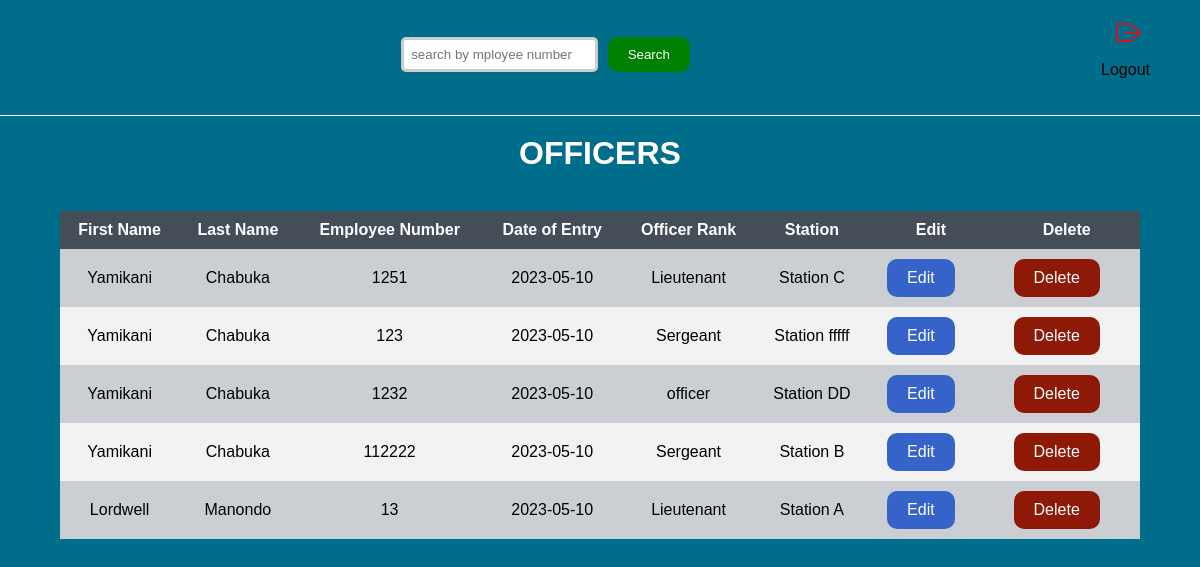
/view_officers.php, run on an earlier commit of the app's database.
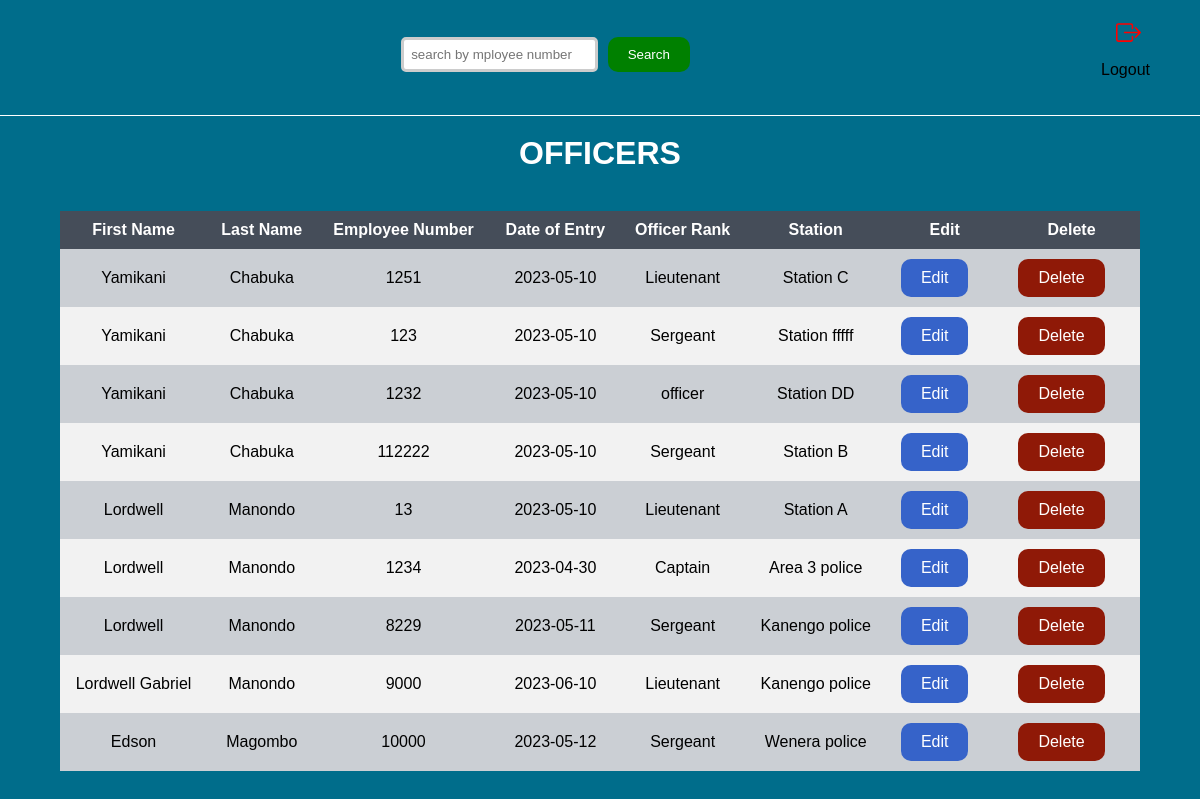
And on a later commit of the database.
### tables this page shows
CREATE TABLE `officers` (
  `id` int(5) NOT NULL,
  `first_name` varchar(30) NOT NULL,
  `last_name` varchar(30) NOT NULL,
  `employee_number` int(5) NOT NULL,
  `date_of_entry` date NOT NULL,
  `officer_rank` varchar(20) NOT NULL,
  `station` varchar(50) NOT NULL,
  `password` varchar(255) NOT NULL
);

### view_officers.php (the view, shortened to what this page needs)
<html>
<head>
</head>
<body>
    <header>
    <form method="post" action="" style="margin-left: 0;">
      <input type="text" name="employee_number" placeholder="search by mployee number">
        <input type="submit" name="search" value="Search">
      </form>
      <a class="logout-link" href="Admin_landing_page.html" class="logout-link">
     <p >Logout</p>
    </a>
</header>
  <h1>OFFICERS</h1>
	<br>
	<table>
		<tr>
			<th>First Name</th>
			<th>Last Name</th>
			<th>Employee Number</th>
			<th>Date of Entry</th>
			<th>Officer Rank</th>
			<th>Station</th>
			<th>Edit</th>
			<th>Delete</th>
		</tr>
		<?php
		include('Connections.php');
		if(isset($_POST['search'])) {
			$employee_number = $_POST['employee_number'];
			$sql = "SELECT * FROM officers WHERE employee_number='$employee_number'";
		} else {
			$sql = "SELECT * FROM officers";
		}
		$result = mysqli_query($conn, $sql);
		if(mysqli_num_rows($result) > 0){
			while ($row = mysqli_fetch_assoc($result)) {
				echo "<tr>";
				echo "<td>" . $row["first_name"] . "</td>";
				echo "<td>" . $row["last_name"] . "</td>";
				echo "<td>" . $row["employee_number"] . "</td>";
				echo "<td>" . $row["date_of_entry"] . "</td>";
				echo "<td>" . $row["officer_rank"] . "</td>";
				echo "<td>" . $row["station"] . "</td>";
        echo "<td><a href='edit_officer.php?id=" . $row["id"] . "' style='background-color: #3663c9; text-decoration: none; border-radius: 10px;'>Edit</a></td>";
				echo "<td><a href='delete_officer.php?id=" . $row["id"] . "' style='background-color: #8f1907; text-decoration: none; border-radius: 10px;
        cursor: pointer;'' onclick='return confirm(\"Are you sure you want to delete this officer?\")'>Delete</a></td>";
				echo "</tr>";
			}
		} else {
			echo "<span style='color: red;'>NO MATCH WITH ANY OFFICER EMPLOYEE NUMBER</span>";
          $refreshTime = 5;
          $metaTag = "<meta http-equiv='refresh' content='$refreshTime'>";
          echo $metaTag;
		}
?>
	</table>
	<br>
</body>
</html>

### view_officers.php (style rules this page uses)
body { margin: auto; padding: 0; background-color: rgb(0, 109, 139); font-family: Arial, sans-serif; }
header { display: flex; align-items: center; justify-content: space-between; padding: 10px; min-height: 50px; outline: 1px solid white; background-color: whil; }
form { text-align: center; margin-top: 10px; flex-grow: 1; }
input[type="text"] { padding: 7px; margin-right: 5px; border-radius: 5px; border: 3px solid #ccc; }
input[type="submit"] { padding: 10px 20px; background-color: green; color: #fff; border: gray; border-radius: 10px; cursor: pointer; }
.logout-link { text-decoration: none; color: black; }
.logout-link svg { margin-bottom: 0; color: red; }
h1 { text-align: center; margin-top: 20px; color: white; }
table { border-collapse: collapse; width: 90%; margin: auto; margin-border: }
th, td { padding: 10px; text-align: center; }
th { background-color: #454d59; color: #fff; }
tr:nth-child(odd) { background-color: #f2f2f2; }
tr:nth-child(even) { background-color: #cbcfd4; }
a { display: inline-block; padding: 10px 20px; color: #fff; text-decoration: none; margin-right: 20px; }

What changed in the data, as far as the page shows it:
added officers: first_name "Lordwell", last_name "Manondo", employee_number "1234", date_of_entry "2023-04-30", officer_rank "Captain", station "Area 3 police"
added officers: first_name "Lordwell", last_name "Manondo", employee_number "8229", date_of_entry "2023-05-11", officer_rank "Sergeant", station "Kanengo police"
added officers: first_name "Lordwell Gabriel", last_name "Manondo", employee_number "9000", date_of_entry "2023-06-10", officer_rank "Lieutenant", station "Kanengo police"
added officers: first_name "Edson", last_name "Magombo", employee_number "10000", date_of_entry "2023-05-12", officer_rank "Sergeant", station "Wenera police"
